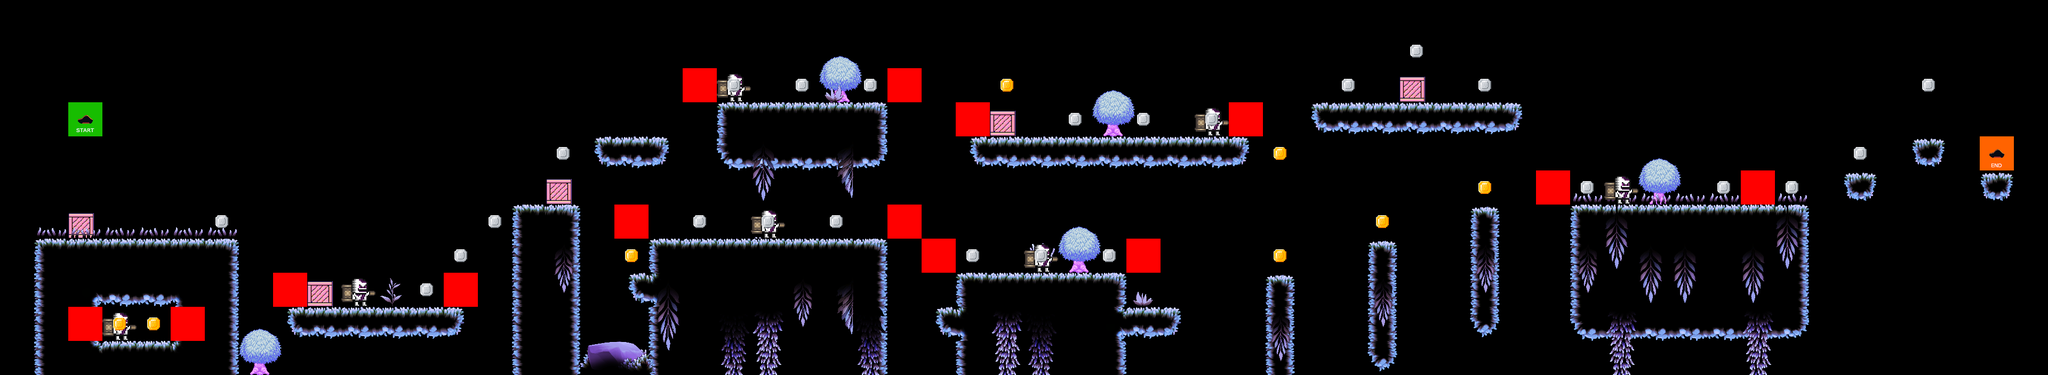

Below is a game level as drawn by its tile map, then a one-line description and the .tmx that defines it (tile-layer data replaced by summaries):
An orthogonal 60x11 tile map with 64x64 px tiles, 9 tile layers (terrain, crates, collided_trees, grass1, ...), 8 tilesets.

<map version="1.10" tiledversion="1.10.0" orientation="orthogonal" renderorder="right-down" width="60" height="11" tilewidth="64" tileheight="64" infinite="0" nextlayerid="10" nextobjectid="1">
 <editorsettings>
  <export target="../0/level_0.csv" format="csv" />
 </editorsettings>
 <tileset firstgid="1" source="../tilesets/tileset.tsx" />
 <tileset firstgid="50" source="../tilesets/coin_set.tsx" />
 <tileset firstgid="52" source="../tilesets/Mossy - Decorations&amp;Hazards.tsx" />
 <tileset firstgid="116" source="../tilesets/Mossy - Hanging Plants.tsx" />
 <tileset firstgid="136" source="../tilesets/palm_tiles.tsx" />
 <tileset firstgid="150" source="../tilesets/crate.tsx" />
 <tileset firstgid="155" source="../tilesets/player.tsx" />
 <tileset firstgid="157" source="../tilesets/enemy_tile.tsx" />
 <layer id="1" name="terrain" width="60" height="11">
  <data>[660 cells, 156 non-empty, 22 distinct tile ids]</data>
 </layer>
 <layer id="6" name="crates" width="60" height="11">
  <data>[660 cells, 6 non-empty, 1 distinct tile ids]</data>
 </layer>
 <layer id="5" name="collided_trees" width="60" height="11">
  <data>[660 cells, 5 non-empty, 1 distinct tile ids]</data>
 </layer>
 <layer id="3" name="grass1" width="60" height="11">
  <data>[660 cells, 22 non-empty, 10 distinct tile ids]</data>
 </layer>
 <layer id="4" name="plants" width="60" height="11">
  <data>[660 cells, 45 non-empty, 13 distinct tile ids]</data>
 </layer>
 <layer id="8" name="ENEMIES" width="60" height="11">
  <data>[660 cells, 6 non-empty, 1 distinct tile ids]</data>
 </layer>
 <layer id="9" name="constraints" width="60" height="11">
  <data>[660 cells, 15 non-empty, 2 distinct tile ids]</data>
 </layer>
 <layer id="2" name="coins" width="60" height="11">
  <data>[660 cells, 33 non-empty, 2 distinct tile ids]</data>
 </layer>
 <layer id="7" name="player" width="60" height="11">
  <data>[660 cells, 2 non-empty, 2 distinct tile ids]</data>
 </layer>
</map>